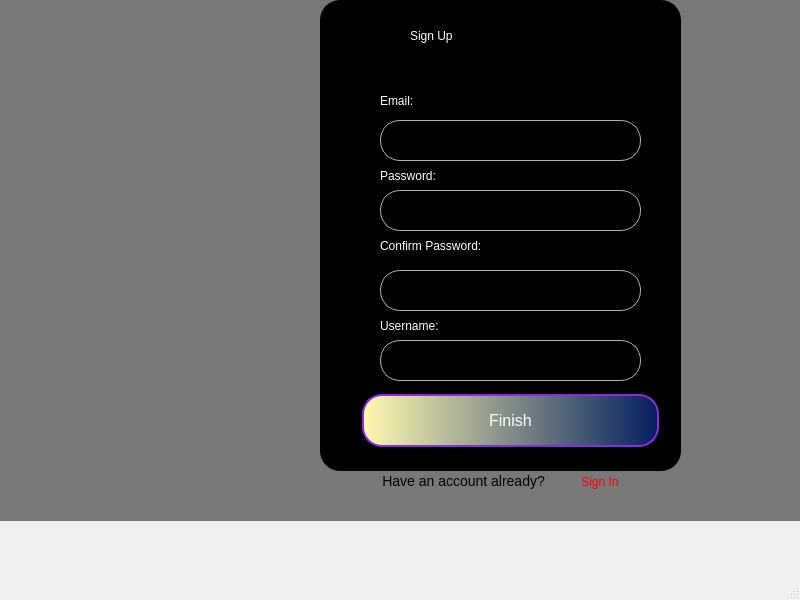
<?xml version="1.0" encoding="UTF-8"?>
<ui version="4.0">
 <class>MainWindow</class>
 <widget class="QMainWindow" name="MainWindow">
  <property name="geometry">
   <rect>
    <x>0</x>
    <y>0</y>
    <width>800</width>
    <height>600</height>
   </rect>
  </property>
  <property name="windowTitle">
   <string>MainWindow</string>
  </property>
  <widget class="QWidget" name="centralwidget">
   <widget class="QStackedWidget" name="stackedWidget">
    <property name="geometry">
     <rect>
      <x>320</x>
      <y>0</y>
      <width>631</width>
      <height>531</height>
     </rect>
    </property>
    <property name="currentIndex">
     <number>0</number>
    </property>
    <widget class="QWidget" name="page">
     <widget class="QLabel" name="label_7">
      <property name="geometry">
       <rect>
        <x>90</x>
        <y>10</y>
        <width>141</width>
        <height>51</height>
       </rect>
      </property>
      <property name="styleSheet">
       <string notr="true">color: rgb(255, 255, 255);
font: 25pt &quot;Segoe Print&quot;;</string>
      </property>
      <property name="text">
       <string>Sign Up</string>
      </property>
     </widget>
     <widget class="QLabel" name="label_5">
      <property name="geometry">
       <rect>
        <x>230</x>
        <y>10</y>
        <width>51</width>
        <height>51</height>
       </rect>
      </property>
      <property name="autoFillBackground">
       <bool>false</bool>
      </property>
      <property name="styleSheet">
       <string notr="true">background: none;
    border: none;</string>
      </property>
      <property name="text">
       <string/>
      </property>
      <property name="pixmap">
       <pixmap>../../../../Downloads/corporate_Music-Flex-Icons-03.png</pixmap>
      </property>
      <property name="scaledContents">
       <bool>true</bool>
      </property>
     </widget>
     <widget class="QLineEdit" name="lineEdit_3">
      <property name="geometry">
       <rect>
        <x>60</x>
        <y>120</y>
        <width>261</width>
        <height>41</height>
       </rect>
      </property>
      <property name="styleSheet">
       <string notr="true">width: 100%;
  padding: 10px;
  font-size: 14px;
  border: 1px solid #B3B3B3; 
  border-radius: 20px; 
  background-color: transparent;
  color: rgb(0, 0, 0)</string>
      </property>
      <property name="text">
       <string/>
      </property>
      <property name="dragEnabled">
       <bool>true</bool>
      </property>
      <property name="placeholderText">
       <string>Email</string>
      </property>
     </widget>
     <widget class="QLabel" name="label_8">
      <property name="geometry">
       <rect>
        <x>60</x>
        <y>90</y>
        <width>181</width>
        <height>21</height>
       </rect>
      </property>
      <property name="styleSheet">
       <string notr="true">color: rgb(255, 255, 255);
font: 15pt &quot;Segoe Print&quot;;</string>
      </property>
      <property name="text">
       <string>Email:</string>
      </property>
     </widget>
     <widget class="QLabel" name="label_9">
      <property name="geometry">
       <rect>
        <x>60</x>
        <y>160</y>
        <width>101</width>
        <height>31</height>
       </rect>
      </property>
      <property name="styleSheet">
       <string notr="true">color: rgb(255, 255, 255);
font: 15pt &quot;Segoe Print&quot;;</string>
      </property>
      <property name="text">
       <string>Password:</string>
      </property>
     </widget>
     <widget class="QLineEdit" name="lineEdit_4">
      <property name="geometry">
       <rect>
        <x>60</x>
        <y>190</y>
        <width>261</width>
        <height>41</height>
       </rect>
      </property>
      <property name="styleSheet">
       <string notr="true">width: 100%;
  padding: 10px;
  font-size: 14px;
  border: 1px solid #B3B3B3; 
  border-radius: 20px; 
  background-color: transparent;
  color: rgb(0, 0, 0) </string>
      </property>
      <property name="text">
       <string/>
      </property>
      <property name="placeholderText">
       <string>Password</string>
      </property>
     </widget>
     <widget class="QPushButton" name="pushButton_3">
      <property name="geometry">
       <rect>
        <x>40</x>
        <y>390</y>
        <width>301</width>
        <height>61</height>
       </rect>
      </property>
      <property name="styleSheet">
       <string notr="true">background: qlineargradient( spread: pad, x1: 0, y1: 0, x2: 1, y2: 0, stop: 0 #fff9b0, stop: 1 #041f60 );
font: 9pt &quot;Segoe Print&quot;;
border: 2px solid #8A2BE2; /* Viền màu tím nhạt hơn */
 color: white; /* Màu chữ trắng */
 padding: 10px 20px; 
text-align: center; 
text-decoration: none; 
display: inline-block;
 font-size: 16px; 
margin: 4px 2px; 
cursor: pointer;
border-radius: 20px; /* Cạnh bo tròn */ 
box-shadow: 0 4px 8px 0 rgba(0, 0, 0, 0.2), 0 6px 20px 0 rgba(0, 0, 0, 0.19); /* Đổ bóng */
transition: all 0.3s ease; /* Hiệu ứng chuyển đổi */</string>
      </property>
      <property name="text">
       <string>Finish</string>
      </property>
     </widget>
     <widget class="QLabel" name="label_10">
      <property name="geometry">
       <rect>
        <x>60</x>
        <y>310</y>
        <width>111</width>
        <height>31</height>
       </rect>
      </property>
      <property name="styleSheet">
       <string notr="true">color: rgb(255, 255, 255);
font: 15pt &quot;Segoe Print&quot;;</string>
      </property>
      <property name="text">
       <string>Username:</string>
      </property>
     </widget>
     <widget class="QLineEdit" name="lineEdit_5">
      <property name="geometry">
       <rect>
        <x>60</x>
        <y>340</y>
        <width>261</width>
        <height>41</height>
       </rect>
      </property>
      <property name="styleSheet">
       <string notr="true">width: 100%;
  padding: 10px;
  font-size: 14px;
  border: 1px solid #B3B3B3; 
  border-radius: 20px; 
  background-color: transparent;
  color: rgb(0, 0, 0)</string>
      </property>
      <property name="text">
       <string/>
      </property>
      <property name="placeholderText">
       <string>Username</string>
      </property>
     </widget>
     <widget class="QPushButton" name="pushButton_4">
      <property name="geometry">
       <rect>
        <x>10</x>
        <y>460</y>
        <width>271</width>
        <height>41</height>
       </rect>
      </property>
      <property name="styleSheet">
       <string notr="true">padding: 10px;
font-size: 14px;
border-radius: 20px; 
background-color: transparent;
color:rgb(0, 0, 0);
font: 9pt &quot;Segoe Print&quot;;</string>
      </property>
      <property name="text">
       <string>Have an account already? </string>
      </property>
     </widget>
     <widget class="QPushButton" name="pushButton_5">
      <property name="geometry">
       <rect>
        <x>240</x>
        <y>470</y>
        <width>80</width>
        <height>24</height>
       </rect>
      </property>
      <property name="styleSheet">
       <string notr="true">border-radius: 15px;
font: 9pt &quot;Segoe Print&quot;;
color: rgb(255, 0, 0)</string>
      </property>
      <property name="text">
       <string>Sign In</string>
      </property>
     </widget>
     <widget class="QLineEdit" name="lineEdit_6">
      <property name="geometry">
       <rect>
        <x>60</x>
        <y>270</y>
        <width>261</width>
        <height>41</height>
       </rect>
      </property>
      <property name="styleSheet">
       <string notr="true">width: 100%;
  padding: 10px;
  font-size: 14px;
  border: 1px solid #B3B3B3; 
  border-radius: 20px; 
  background-color: transparent;
  color: rgb(0, 0, 0)</string>
      </property>
      <property name="text">
       <string/>
      </property>
      <property name="placeholderText">
       <string>Password</string>
      </property>
     </widget>
     <widget class="QLabel" name="label_11">
      <property name="geometry">
       <rect>
        <x>60</x>
        <y>230</y>
        <width>211</width>
        <height>31</height>
       </rect>
      </property>
      <property name="styleSheet">
       <string notr="true">color:rgb(255, 255, 255);
font: 15pt &quot;Segoe Print&quot;;</string>
      </property>
      <property name="text">
       <string>Confirm Password:</string>
      </property>
     </widget>
     <widget class="QLabel" name="label_12">
      <property name="geometry">
       <rect>
        <x>0</x>
        <y>0</y>
        <width>361</width>
        <height>471</height>
       </rect>
      </property>
      <property name="styleSheet">
       <string notr="true">height: 100%;
    background-color: rgba(0, 0, 0,); /* Nền đen với độ trong suốt 50% */
    display: flex;
    justify-content: center;
    align-items: center;
border-radius: 20px;</string>
      </property>
      <property name="text">
       <string/>
      </property>
     </widget>
     <widget class="QLabel" name="label_14">
      <property name="geometry">
       <rect>
        <x>30</x>
        <y>10</y>
        <width>321</width>
        <height>451</height>
       </rect>
      </property>
      <property name="styleSheet">
       <string notr="true">width: 100%;
    height: 100%;
    background-color: rgba(0, 0, 0, 0.5); /* Nền đen với độ trong suốt 50% */
    display: flex;
    justify-content: center;
    align-items: center;
border-radius: 20px</string>
      </property>
      <property name="text">
       <string/>
      </property>
     </widget>
     <zorder>label_14</zorder>
     <zorder>label_12</zorder>
     <zorder>label_7</zorder>
     <zorder>label_5</zorder>
     <zorder>lineEdit_3</zorder>
     <zorder>label_8</zorder>
     <zorder>label_9</zorder>
     <zorder>lineEdit_4</zorder>
     <zorder>pushButton_3</zorder>
     <zorder>label_10</zorder>
     <zorder>lineEdit_5</zorder>
     <zorder>pushButton_4</zorder>
     <zorder>pushButton_5</zorder>
     <zorder>lineEdit_6</zorder>
     <zorder>label_11</zorder>
    </widget>
    <widget class="QWidget" name="page_3"/>
   </widget>
   <widget class="QLabel" name="label">
    <property name="geometry">
     <rect>
      <x>0</x>
      <y>-40</y>
      <width>851</width>
      <height>561</height>
     </rect>
    </property>
    <property name="autoFillBackground">
     <bool>false</bool>
    </property>
    <property name="styleSheet">
     <string notr="true">width: 100%;
    height: 100%;
    background-color: rgba(0, 0, 0, 0.5); /* Nền đen với độ trong suốt 50% */
    display: flex;
    justify-content: center;
    align-items: center;</string>
    </property>
    <property name="text">
     <string/>
    </property>
    <property name="pixmap">
     <pixmap>../../../../Downloads/hinh-nen-slide-dep-chu-de-am-nhac-de-thuong.jpg</pixmap>
    </property>
    <property name="scaledContents">
     <bool>true</bool>
    </property>
    <property name="wordWrap">
     <bool>false</bool>
    </property>
   </widget>
   <zorder>label</zorder>
   <zorder>stackedWidget</zorder>
  </widget>
  <widget class="QMenuBar" name="menubar">
   <property name="geometry">
    <rect>
     <x>0</x>
     <y>0</y>
     <width>800</width>
     <height>21</height>
    </rect>
   </property>
  </widget>
  <widget class="QStatusBar" name="statusbar"/>
 </widget>
 <resources/>
 <connections/>
</ui>
